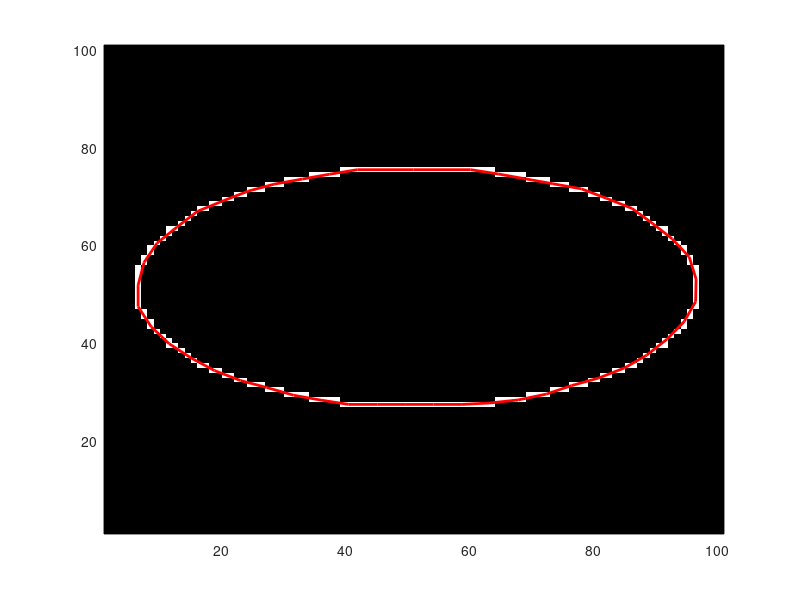

Source code (MATLAB):
function [contourX,contourY]=get_smooth_contour(BWedge,pts);
%this function starts out from a course edge mask, finds the edges and builds a
%smooth contour from these points

if nargin<2
    pts=50;
    hfz=50;
    BW=zeros(2*hfz+1,2*hfz+1);
    [XX,YY]=meshgrid(-hfz:hfz,-hfz:hfz);
    RR=(0.3*XX.^2+YY.^2).^0.5;
    BW(RR<hfz/2)=1;
    BWedge=bwmorph(BW,'remove');
                      
end
%sort_contour
 [rr,cc]=size(BWedge);
 [XX,YY]=meshgrid(1:cc,1:rr);
 contourX=XX(BWedge)+0.5;
 contourY=YY(BWedge)+0.5; 
[contourX,contourY]=sort_contour(contourX,contourY);    
    
%equalize and iterpolate   
[contourX,contourY]=EqualizeAlongContour(contourX,contourY,pts); 

if nargin <2
    close all;
    pcolor(BWedge); shading flat; colormap bone; hold on;  
    plot(contourX,contourY,'r-','Linewidth',2);        
end

function [cXout,cYout]=sort_contour(cXin,cYin); 
    %sort points by mutual distance
    cxbuf=cXin(2:end);
    cybuf=cYin(2:end);
    cXout=[cXin(1)];
    cYout=[cYin(1)];
    i0=1;
    while length(cXout)<length(cXin);    
        curx=cXout(end);
        cury=cYout(end);
         dd=((cxbuf-curx).^2+(cybuf-cury).^2).^0.5; %distance to others
        [dm,im]=min(dd);  curidxes=1:length(dd);
        cXout=[cXout ;cxbuf(im)];      %add
        cYout=[cYout ; cybuf(im)];
        cxbuf=cxbuf(curidxes~=im);     %peel off
        cybuf=cybuf(curidxes~=im);
        dum=1;
    end
        cXout=[cXout ;cXout(1)];      %add
        cYout=[cYout ; cYout(1)];





function [xp,yp,d_oo_min, ip]=Find_nearest_neigbour(xx,yy,ii); 
    N_ori=length(xx);
    xo=xx(ii);                  
    yo=yy(ii); 
    otheri=find([1:N_ori]~=ii);
    xx_otheri=xx(otheri); 
    yy_otheri=yy(otheri);
    d_oo=((xx_otheri-xo).^2+(yy_otheri-yo).^2).^0.5; %distance to other ori
    [d_oo_min,nix]=min(d_oo);
    xp=xx_otheri(nix); yp=yy_otheri(nix); ip=otheri(nix);

function [xn,yn]=EqualizeAlongContour(x00,y00,pts)
%This function takes a 2D-contour [x,y] and resamples it such that new points
%lie at interpolated positions between the old ones, but at approxmately equal distances
%measured along this contour, to conserve sharp bends)

if nargin<3 %Demo mode on a sine with non-equally spaced points
    pts=100;
    close all;
    imsz=100;
    pts=10;
    x0=linspace(1,100,pts)'; %equal axis
    x00=(x0/imsz).^3*imsz;   
    y00=imsz/2*(1+0.25*rand(pts,1))+imsz/3*sin(x00/imsz*2*pi);   
end
xn=x00;
yn=y00;
%pts=expandit*length(xn);

for k=1:3;   
    x=xn;
    y=yn;
    %first, measure contour length; determin average distance between points
    CL=sum(((x(2:end)-x(1:end-1)).^2+...
            (y(2:end)-y(1:end-1)).^2).^0.5);  %approximate contour length
    dst=CL/(pts-1) ;     
    lx=length(x); 
    xn=x(1);  
    yn=y(1);  
    li_tot=0;
    li_buf=0;
    c=1;
    substps=25;
    for i=1:lx-1    
        xip=linspace(x(i),x(i+1),substps);
        yip=linspace(y(i),y(i+1),substps);
        for j=1:substps-1
            di=((xip(j+1)-xip(j)).^2+(yip(j+1)-yip(j)).^2).^0.5;
            li_buf=li_buf+di;  % length
            if li_buf>=dst  %keep the point 
                li_buf=li_buf-dst;
                xn=[xn; xip(j)];
                yn=[yn; yip(j)];
               
            end  
        end   
    end
    xn=[xn; x(end)];
    yn=[yn; y(end)];
end

%forces cropping (for rounding effects)
xn=xn(1:pts);
yn=yn(1:pts);

    if nargin<2 %Demo mode on a sine with non-equally spaced points
        plot(x00,y00,'o-'); hold on;
        plot(xn,yn,'ro-');
    end
    
   
    
